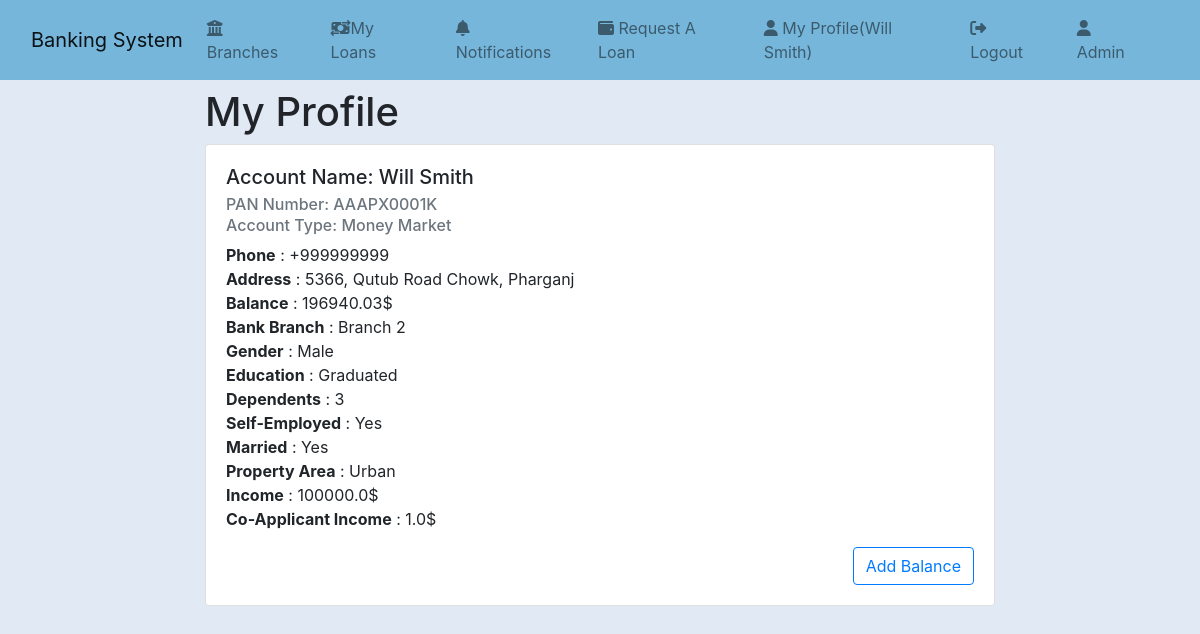
/my-profile (signed in), run on the app's committed database.
### app_authentication/models.py (models this page shows, shortened)
class User(AbstractBaseUser, PermissionsMixin):
    account_name = models.CharField(max_length=30, unique=True)
    pan_number_regex = '^[A-Z]{3}P[A-Z][0-9]{4}K$'
    pan_number_validator = RegexValidator(pan_number_regex,'Account Number must be in the format ABCP1X1234K','invalid')
    pan_number = models.CharField(validators=[pan_number_validator],max_length=11,unique=True,null=False,blank=False)
    phone_regex = '^\+?1?\d{9,15}$'
    phone_validator = RegexValidator(phone_regex,'Phone number must be entered in the format: +999999999. Up to 15 digits allowed.','invalid')
    phone = models.CharField(validators=[phone_validator],max_length=17,null=True,blank=True)
    address = models.CharField(max_length=100, null=True, blank=True)
    is_active = models.BooleanField(default=True)
    is_staff = models.BooleanField(default=False)
    self_employed = models.CharField(max_length=3, choices=SELF_EMPLOYED_MARRIAGE_CHOICES,default=SELF_EMPLOYED_MARRIAGE_CHOICES[0])
    married = models.CharField(max_length=3, choices=SELF_EMPLOYED_MARRIAGE_CHOICES,default=SELF_EMPLOYED_MARRIAGE_CHOICES[0])
    gender = models.CharField(max_length=6, choices=GENDER_CHOICES,default=GENDER_CHOICES[0])
    dependents = models.IntegerField(choices=DEPENDENTS_CHOICES,default=DEPENDENTS_CHOICES[0])
    education = models.CharField(max_length=13, choices=EDUCATION_CHOICES,default=EDUCATION_CHOICES[0])
    applicant_income = models.FloatField()
    co_applicant_income = models.FloatField(blank=True,null=True)
    property_area = models.CharField(max_length=5,choices=PROPERTY_AREA_CHOICES,default=PROPERTY_AREA_CHOICES[0])
    USERNAME_FIELD = 'account_name'
    REQUIRED_FIELDS = ['pan_number',]
    objects = UserManager()

### bank_management/models.py (models this page shows, shortened)
class Account(models.Model):
    account_type = models.CharField(max_length=15, choices=ACCOUNT_TYPES)
    balance = models.DecimalField(max_digits=10, decimal_places=2,default=0)
    hold_by = models.ForeignKey(User, on_delete=models.CASCADE)
    branch = models.ForeignKey(Branch, on_delete=models.CASCADE)

class Branch(models.Model):
    name = models.CharField(max_length=100)
    address = models.CharField(max_length=200)
    code = models.CharField(max_length=10, unique=True)
    class Meta:
        verbose_name_plural = 'Branches'
    def __str__(self):
        return self.name

### bank_management/views.py (the view)
# urls.py: path("my-profile",my_profile,name='my-profile'),
@login_required
def my_profile(request):
    profile = request.user
    account = Account.objects.filter(hold_by=profile).first()
    context = {
        "account":account,
        "profile":profile,
    }
    return render(request,"my-profile.html",context)

### bank_management/context_processors.py (called while the page is built)
@login_required
def count_notifications(request):
    count_notifications = Notification.objects.filter(user=request.user,is_seen=False).count()
    return {"count_notifications":count_notifications}

### banking_system/templates/my-profile.html (shortened to what this page needs)
{% extends 'base.html' %} {% block content %}
<div class="row justify-content-center mt-2">
  <div class="col col-md-8">
    <h1>My Profile</h1>
    <div class="card mt-2">
      <div class="card-body">
        <h5 class="card-title">Account Name: {{profile.account_name}}</h5>
        <h6 class="card-subtitle mb-2 text-muted">
          PAN Number: {{profile.pan_number}}
        </h6>
        <h6 class="card-subtitle mb-2 text-muted">
          Account Type: {{account.get_account_type_display}}
        </h6>
        <p class="card-text">
          {% if profile.phone %} <b>Phone</b> : {{profile.phone}}
          <br />{% endif %} {% if profile.address %}
          <b>Address</b> : {{profile.address}} <br />{% endif %}
          <b>Balance</b> : {{account.balance}}$ <br />
          <b>Bank Branch</b> : {{account.branch}} <br />
          <b>Gender</b> : {{user.get_gender_display}} <br />
          <b>Education</b> : {{user.get_education_display}} <br />
          <b>Dependents</b> : {{user.get_dependents_display}} <br />
          <b>Self-Employed</b> : {{user.get_self_employed_display}} <br />
          <b>Married</b> : {{user.get_married_display}} <br />
          <b>Property Area</b> : {{user.get_property_area_display}} <br />
          <b>Income</b> : {{user.applicant_income}}$ <br />
          {% if user.co_applicant_income %}
          <b>Co-Applicant Income</b> : {{user.co_applicant_income}}$
          <br />{% endif %}
        </p>
        <button
          type="button"
          class="btn btn-outline-primary float-end"
          data-toggle="modal"
          data-target="#addBalanceModal"
        >
          Add Balance
        </button>
      </div>
    </div>
  </div>
</div>
{% endblock content %}

### banking_system/templates/base.html (shortened to what this page needs)
{% load static %}
<!DOCTYPE html>
<html lang="en">
  <head>
    <link
      href="https://cdn.jsdelivr.net/npm/bootstrap@5.0.2/dist/css/bootstrap.min.css"
      rel="stylesheet"
    />
    <link
      rel="stylesheet"
      href="https://cdnjs.cloudflare.com/ajax/libs/font-awesome/6.1.1/css/all.min.css"
    />
    <link
      rel="stylesheet"
      href="https://stackpath.bootstrapcdn.com/bootstrap/4.3.1/css/bootstrap.min.css"
    />
  </head>
  <body style="background-color: #e1e9f5">
    <nav
      class="navbar navbar-expand-lg navbar-light"
      style="background-color: #76b6db"
    >
      <div class="container-fluid">
        <a class="navbar-brand" href="{% url 'index' %}">Banking System</a>
        <div class="collapse navbar-collapse" id="navbarSupportedContent">
          <ul class="navbar-nav me-auto mb-1 mb-lg-0">
            <li class="nav-item mr-4">
              <a class="nav-link" href="{% url 'branches' %}"
                ><i class="fa-solid fa-building-columns"></i> Branches</a
              >
            </li>
            <li class="nav-item mr-4">
              <a class="nav-link" href="{% url 'loans' %}"
                ><i class="fa-solid fa-money-bill-transfer"></i>My Loans</a
              >
            </li>
            <li class="nav-item">
              <a class="nav-link mr-4" href="{% url 'notifications' %}"
                ><i class="fa-solid fa-bell"></i> Notifications
              </a>
            </li>
            <li class="nav-item">
              <a class="nav-link mr-4" href="{% url 'loan-request' %}"
                ><i class="fa-solid fa-wallet"></i> Request A Loan
              </a>
            </li>
            <li class="nav-item mr-4">
              <a class="nav-link" href="{% url 'my-profile' %}"
                ><i class="fa fa-user"></i> My
                Profile({{request.user.account_name}})</a
              >
            </li>
            <li class="nav-item mr-4">
              <a class="nav-link" href="{% url 'logout' %}"
                ><i class="fa-solid fa-right-from-bracket"></i> Logout</a
              >
            </li>
            {% if request.user.is_superuser %}
            <li class="nav-item mr-4">
              <a class="nav-link" href="/admin"
                ><i class="fa fa-user"></i> Admin</a
              >
            </li>
            {% endif %}
          </ul>
        </div>
      </div>
    </nav>
    {% block content %}  {% endblock content %}
  </body>
</html>

### data on the page
User: user.account_name "Will Smith", account_name "Will Smith", pan_number "AAAPX0001K", phone "+999999999", address "5366, Qutub Road Chowk, Pharganj", gender "Male", education "Graduated", dependents "3", self_employed "Yes", married "Yes", property_area "Urban", applicant_income "100000.0", co_applicant_income "1.0"
Account: account_type "Money Market", balance "196940.03", branch "Branch 2"
